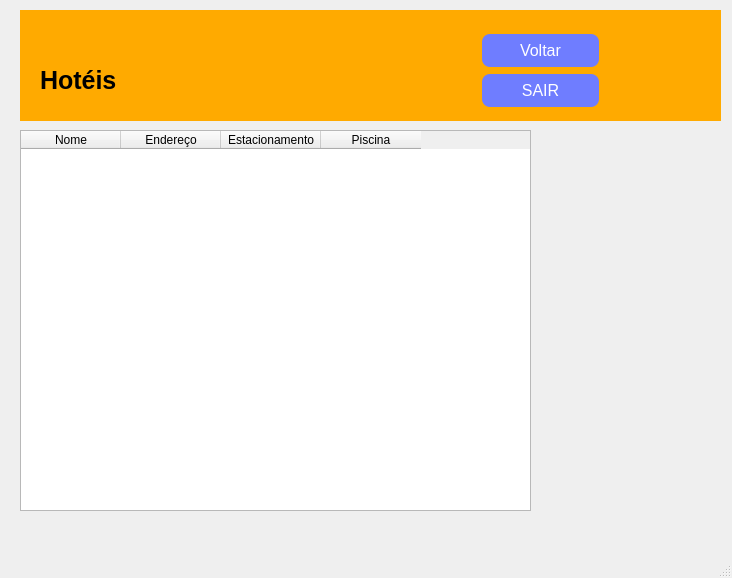
<?xml version="1.0" encoding="UTF-8"?>
<ui version="4.0">
 <class>MainWindow</class>
 <widget class="QMainWindow" name="MainWindow">
  <property name="geometry">
   <rect>
    <x>0</x>
    <y>0</y>
    <width>732</width>
    <height>578</height>
   </rect>
  </property>
  <property name="windowTitle">
   <string>MainWindow</string>
  </property>
  <widget class="QWidget" name="centralwidget">
   <widget class="QWidget" name="widget" native="true">
    <property name="geometry">
     <rect>
      <x>20</x>
      <y>10</y>
      <width>701</width>
      <height>111</height>
     </rect>
    </property>
    <property name="styleSheet">
     <string notr="true">background-color: rgb(255, 170, 0);</string>
    </property>
    <widget class="QPushButton" name="perfilButton">
     <property name="geometry">
      <rect>
       <x>600</x>
       <y>20</y>
       <width>81</width>
       <height>81</height>
      </rect>
     </property>
     <property name="cursor">
      <cursorShape>ArrowCursor</cursorShape>
     </property>
     <property name="styleSheet">
      <string notr="true">QPushButton {
    font-size: 30px;
    border-radius: 40px;
}

QPushButton:hover {
    background-color: rgb(255, 255, 255);
}

QPushButton[objectName=&quot;perfilButton&quot;] {
    qproperty-toolTip: &quot;Perfil&quot;;
}

QToolTip {
    font-family: 'SansSerif';
    font-size: 10pt;
}
</string>
     </property>
     <property name="text">
      <string/>
     </property>
     <property name="icon">
      <iconset>
       <normaloff>../imagens/perfil.png</normaloff>../imagens/perfil.png</iconset>
     </property>
     <property name="iconSize">
      <size>
       <width>80</width>
       <height>80</height>
      </size>
     </property>
    </widget>
    <widget class="QLabel" name="label">
     <property name="geometry">
      <rect>
       <x>20</x>
       <y>50</y>
       <width>111</width>
       <height>41</height>
      </rect>
     </property>
     <property name="font">
      <font>
       <pointsize>19</pointsize>
       <weight>75</weight>
       <bold>true</bold>
      </font>
     </property>
     <property name="text">
      <string>Hotéis</string>
     </property>
    </widget>
    <widget class="QPushButton" name="pushButton_sair">
     <property name="geometry">
      <rect>
       <x>460</x>
       <y>60</y>
       <width>121</width>
       <height>41</height>
      </rect>
     </property>
     <property name="styleSheet">
      <string notr="true">QPushButton {
           
	background-color: rgb(111, 125, 255);
           border: none;
           color: white;
           padding: 10px 20px;
           text-align: center;
           text-decoration: none;
           display: inline-block;
           font-size: 16px;
           margin: 4px 2px;
           cursor: pointer;
           border-radius: 8px;
        }
        QPushButton:hover {
           background-color: rgb(85, 170, 255); 
        }</string>
     </property>
     <property name="text">
      <string>SAIR</string>
     </property>
    </widget>
    <widget class="QPushButton" name="pushButton_voltat">
     <property name="geometry">
      <rect>
       <x>460</x>
       <y>20</y>
       <width>121</width>
       <height>41</height>
      </rect>
     </property>
     <property name="styleSheet">
      <string notr="true">QPushButton {
           
	background-color: rgb(111, 125, 255);
           border: none;
           color: white;
           padding: 10px 20px;
           text-align: center;
           text-decoration: none;
           display: inline-block;
           font-size: 16px;
           margin: 4px 2px;
           cursor: pointer;
           border-radius: 8px;
        }
        QPushButton:hover {
           background-color: rgb(85, 170, 255); 
        }</string>
     </property>
     <property name="text">
      <string>Voltar</string>
     </property>
    </widget>
   </widget>
   <widget class="QTableWidget" name="tableWidget">
    <property name="geometry">
     <rect>
      <x>20</x>
      <y>130</y>
      <width>511</width>
      <height>381</height>
     </rect>
    </property>
    <column>
     <property name="text">
      <string>Nome</string>
     </property>
    </column>
    <column>
     <property name="text">
      <string>Endereço</string>
     </property>
    </column>
    <column>
     <property name="text">
      <string>Estacionamento</string>
     </property>
    </column>
    <column>
     <property name="text">
      <string>Piscina</string>
     </property>
    </column>
   </widget>
  </widget>
  <widget class="QMenuBar" name="menubar">
   <property name="geometry">
    <rect>
     <x>0</x>
     <y>0</y>
     <width>732</width>
     <height>26</height>
    </rect>
   </property>
  </widget>
  <widget class="QStatusBar" name="statusbar"/>
 </widget>
 <resources/>
 <connections/>
</ui>
